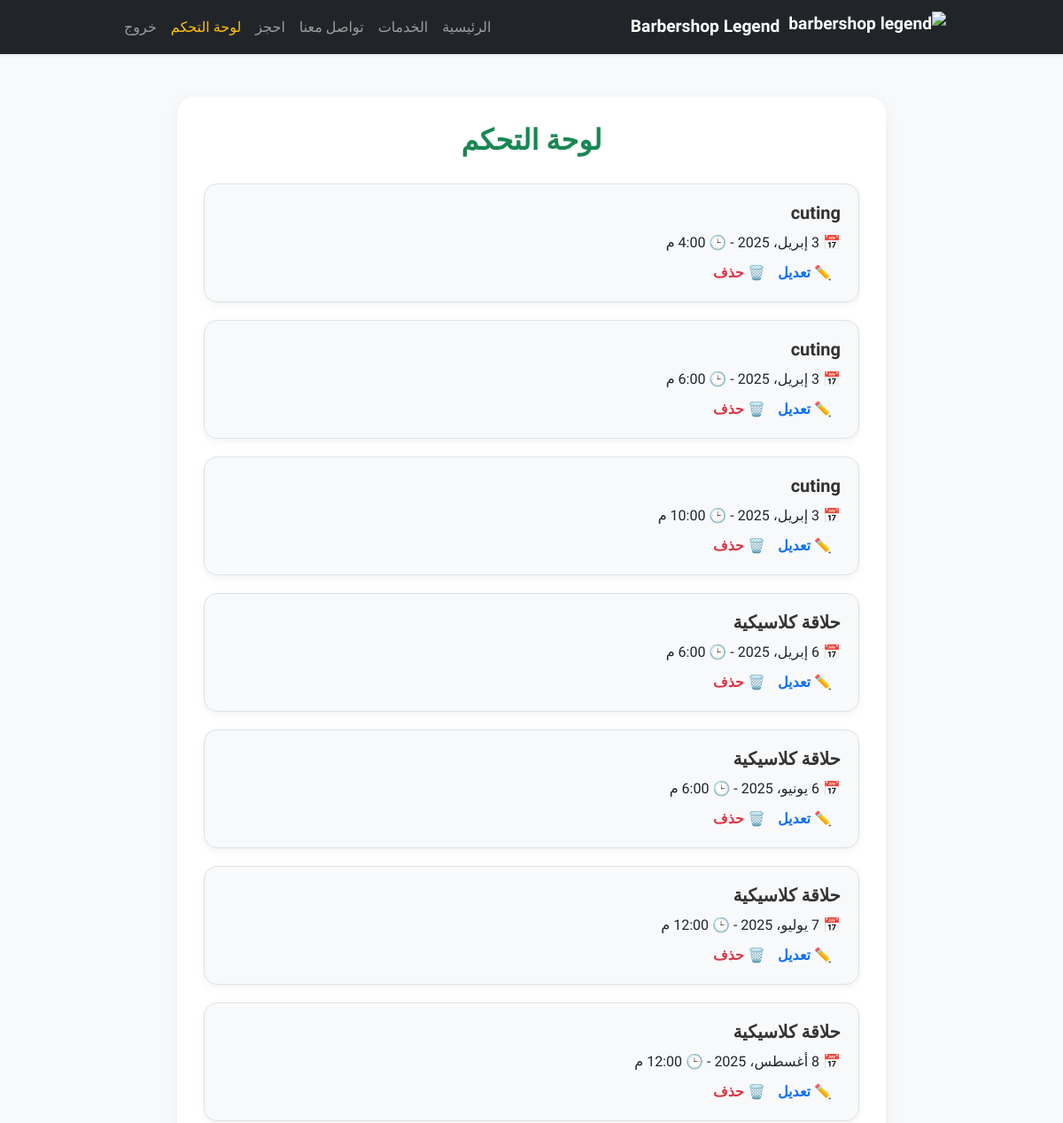
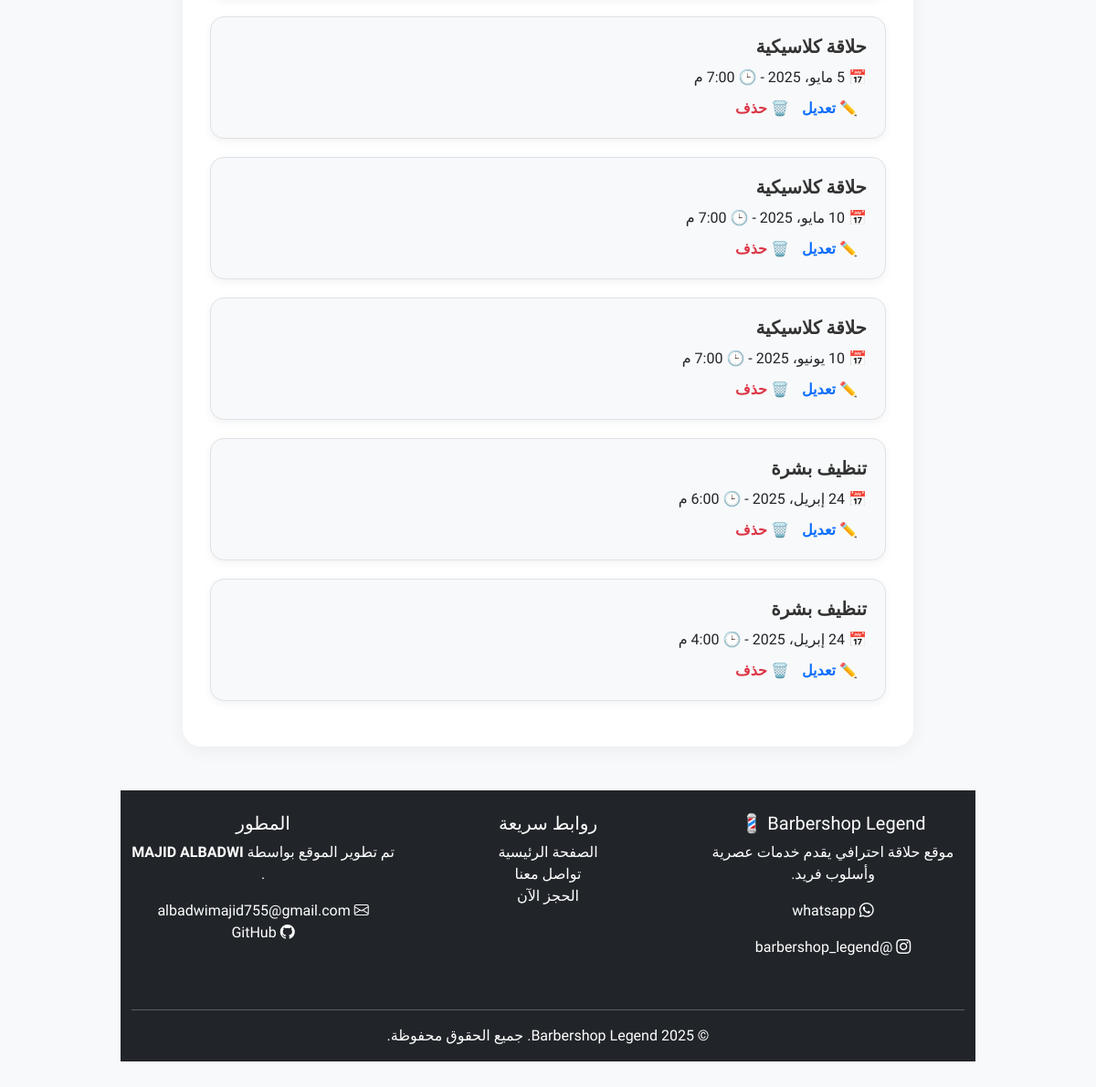
/dashboard/ (signed in), run on an earlier commit of the app's database (2 pictures, top to bottom).
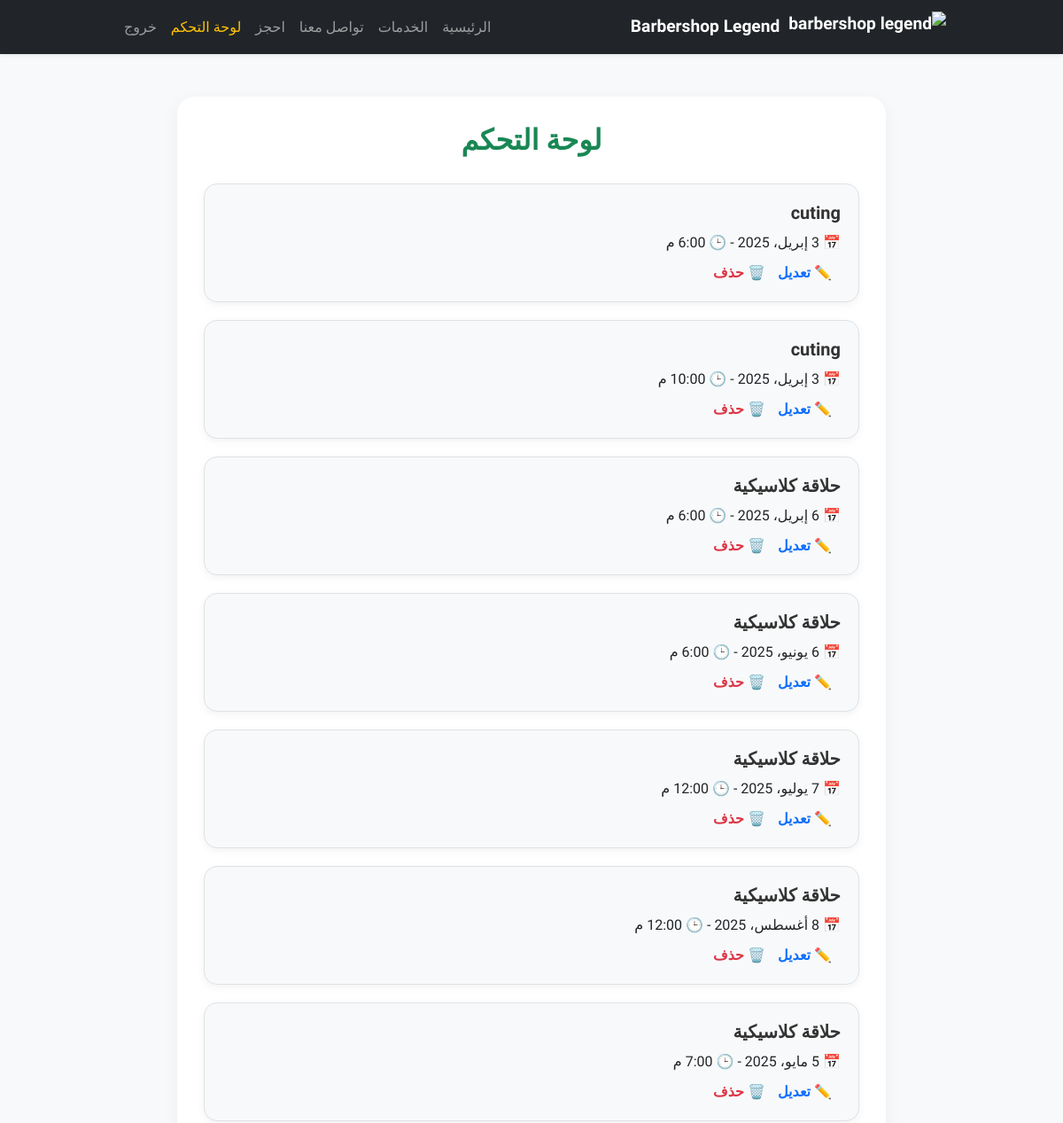
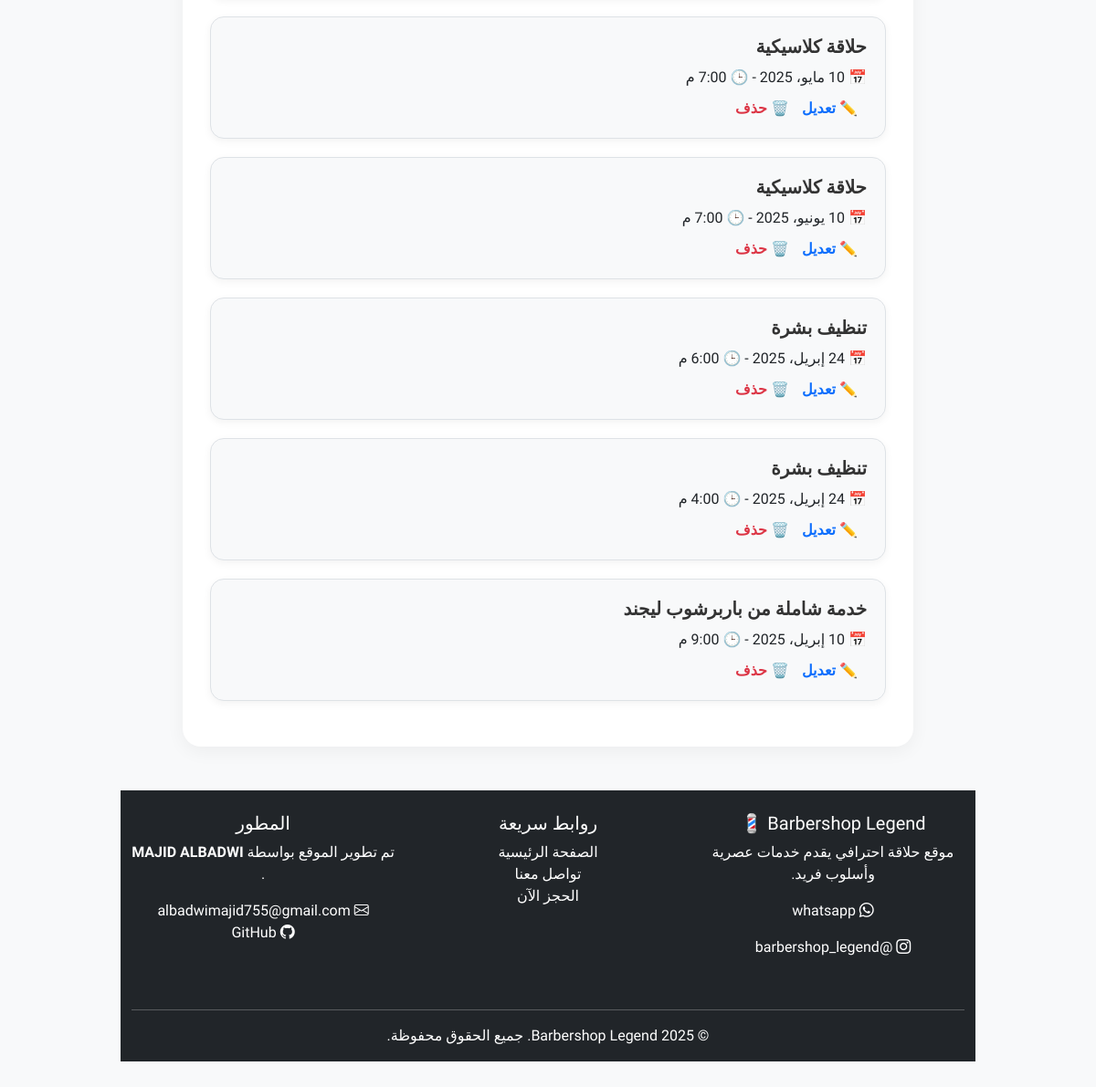
And on a later commit of the database (2 pictures, top to bottom).
### booking/models.py (models this page shows, shortened)
class Booking(models.Model):
    SERVICE_CHOICES = [
        ('تشكيل اللحية', 'تشكيل اللحية'),
        ('حلاقة رجالية', 'حلاقة رجالية'),
        ('خدمة شاملة من باربرشوب ليجند', 'خدمة شاملة من باربرشوب ليجند'),
        ('إزالة الشعر بالحلاوة', 'إزالة الشعر بالحلاوة'),
        ('استشارة الحلاقة الشخصية', 'استشارة الحلاقة الشخصية'),
        ('صبغ الشعر', 'صبغ الشعر'),
        ('تلوين الشعر/اللحية', 'تلوين الشعر/اللحية'),
        ('حلاقة الأطفال', 'حلاقة الأطفال'),
        ('حلاقة الرجال', 'حلاقة الرجال'),
    ]
    user = models.ForeignKey(User, on_delete=models.CASCADE)
    date = models.DateField()
    time = models.TimeField()
    service = models.CharField(max_length=100, choices=SERVICE_CHOICES)

### booking/views.py (the view)
# urls.py: path('dashboard/', views.dashboard, name='dashboard'),
@login_required
def dashboard(request):
    bookings = Booking.objects.filter(user=request.user)
    return render(request, 'booking/dashboard.html', {'bookings': bookings})

### booking/templates/booking/dashboard.html (shortened to what this page needs)
{% extends 'booking/base.html' %} {% block content %}
<div class="dashboard-container">
  <h2 class="dashboard-title">لوحة التحكم</h2>
  {% if bookings %} {% for booking in bookings %}
  <div class="booking-card">
    <h5>{{ booking.service }}</h5>
    <p>📅 {{ booking.date }} - 🕒 {{ booking.time }}</p>
    <div class="dashboard-actions">
      <a href="{% url 'edit_booking' booking.id %}" class="btn-edit"
        >✏️ تعديل</a
      >
      <a href="{% url 'delete_booking' booking.id %}" class="btn-delete"
        >🗑️ حذف</a
      >
    </div>
  </div>
  {% endfor %} {% else %}
  <p class="text-center text-muted">لا يوجد حجوزات حالياً.</p>
  {% endif %}
</div>
<footer class="bg-dark text-white mt-5 pt-4 pb-3">
  <div class="container">
    <div class="row">
      <div class="col-md-4 mb-4">
        <h5>Barbershop Legend 💈</h5>
        <p>موقع حلاقة احترافي يقدم خدمات عصرية وأسلوب فريد.</p>
        <p>
          <i class="bi bi-whatsapp"></i>
          <a
            href="https://wa.me/966500000000"
            class="text-white"
            target="_blank"
            >whatsapp
          </a>
        </p>
        <p>
          <i class="bi bi-instagram"></i>
          <a
            href="https://instagram.com/barbershop_legend"
            class="text-white"
            target="_blank"
            >@barbershop_legend</a
          >
        </p>
      </div>
      <div class="col-md-4 mb-4">
        <h5>روابط سريعة</h5>
        <ul class="list-unstyled">
          <li>
            <a href="{% url 'home' %}" class="text-white">الصفحة الرئيسية</a>
          </li>
          <li>
            <a href="{% url 'contact' %}" class="text-white">تواصل معنا</a>
          </li>
          <li><a href="{% url 'book' %}" class="text-white">الحجز الآن</a></li>
        </ul>
      </div>
      <div class="col-md-4 mb-4">
        <h5>المطور</h5>
        <p>تم تطوير الموقع بواسطة <strong>MAJID ALBADWI </strong>.</p>
        <p>
          <i class="bi bi-envelope"></i> albadwimajid755@gmail.com<br />
          <i class="bi bi-github"></i>
          <a href="https://github.com/ALBADWIMAJID" class="text-white"
            >GitHub</a
          >
        </p>
      </div>
    </div>
    <hr class="border-gray" />
    <p class="text-center mb-0">
      &copy; 2025 Barbershop Legend. جميع الحقوق محفوظة.
    </p>
  </div>
</footer>
{% endblock %}

What changed in the data, as far as the page shows it:
removed Booking: service "cuting", date "3 إبريل، 2025", time "4:00 م"
added Booking: service "خدمة شاملة من باربرشوب ليجند", date "10 إبريل، 2025", time "9:00 م"
